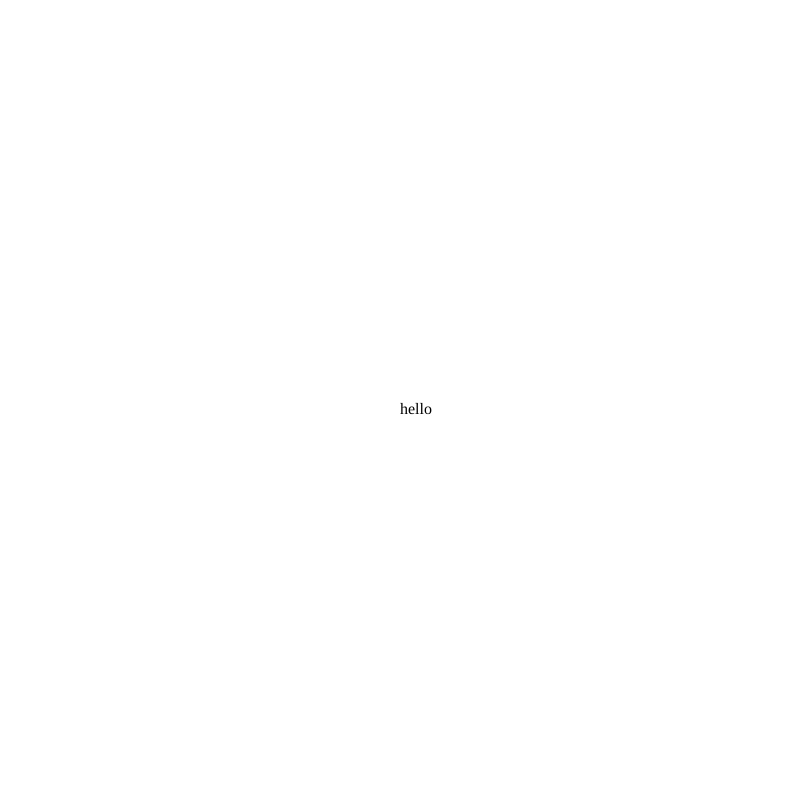
Frame 1 (no input)
Frame 60 (no input): identical to frame 1, image omitted
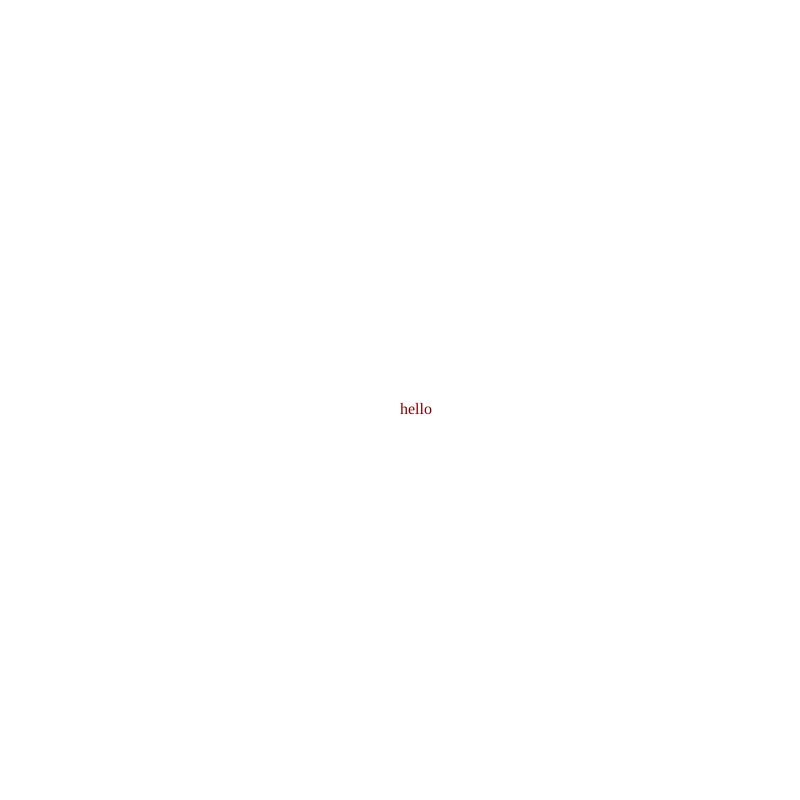
Frame 120 (the mouse pressed at the canvas centre since frame 60)

The p5.js sketch that drew these frames (run headless with seeded random() and noise() and a simulated clock; from frame 60 on, the mouse is pressed at the canvas centre):

// p5.js sketch
// ── sketch.js
var abc

function setup() {
	createCanvas(800,800);

	abc = createDiv("hello");
	abc.position(width/2,height/2);
	abc.style('font-size',32);
	
	
}

function draw(){
	background(255);
	var rot = map(mouseX,0,height,0,360);
	var red = map(mouseY,0,width,0,255);
	var col = color(red,0,0);
	
	abc.style('rotate',rot);

	abc.style('color',col);
	
	
}
